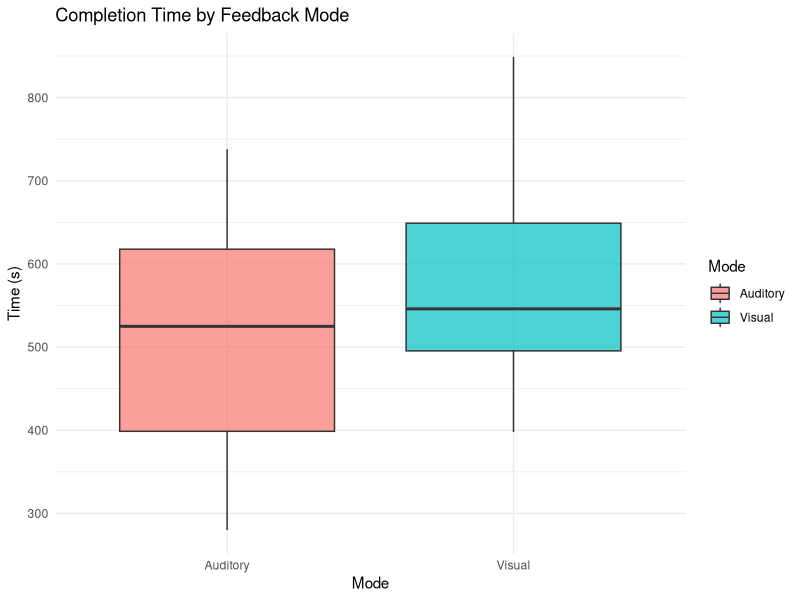
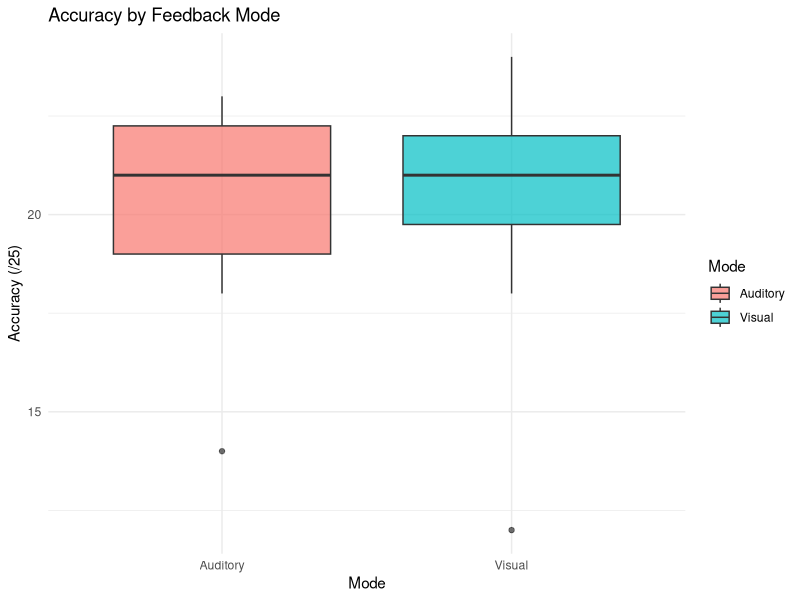
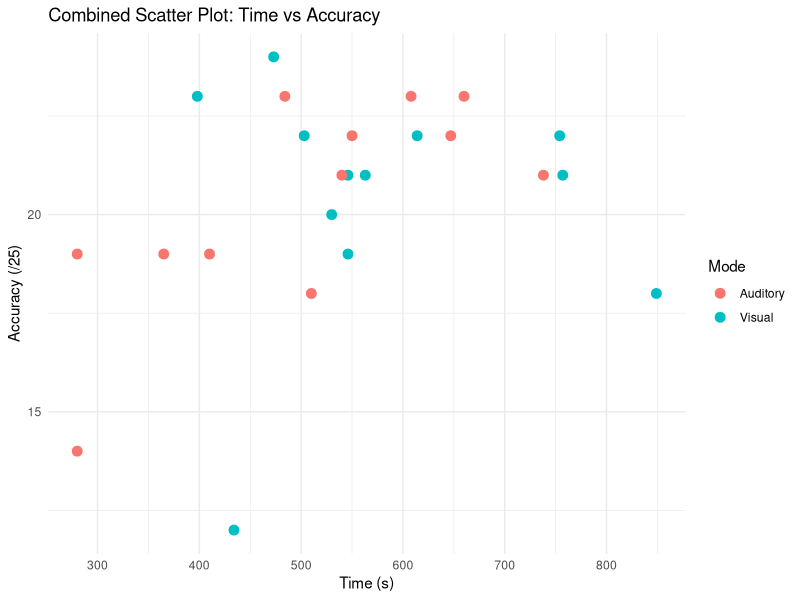
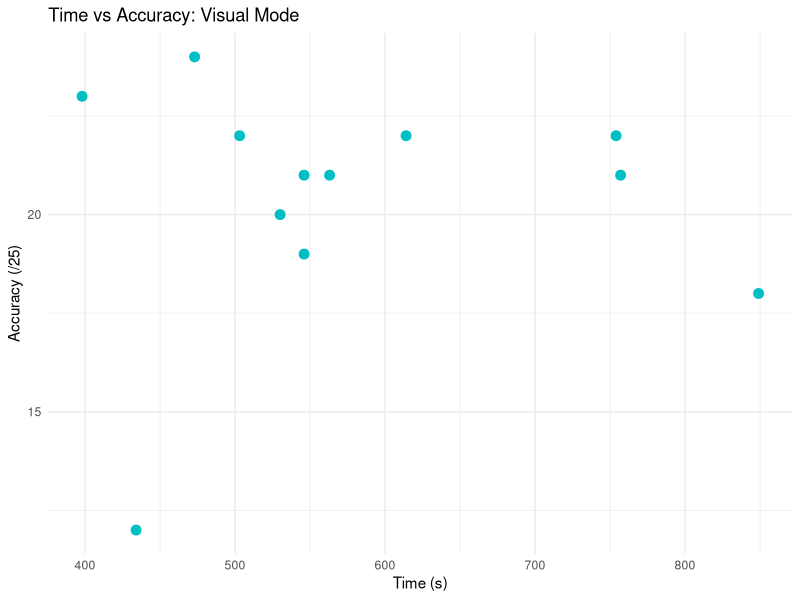
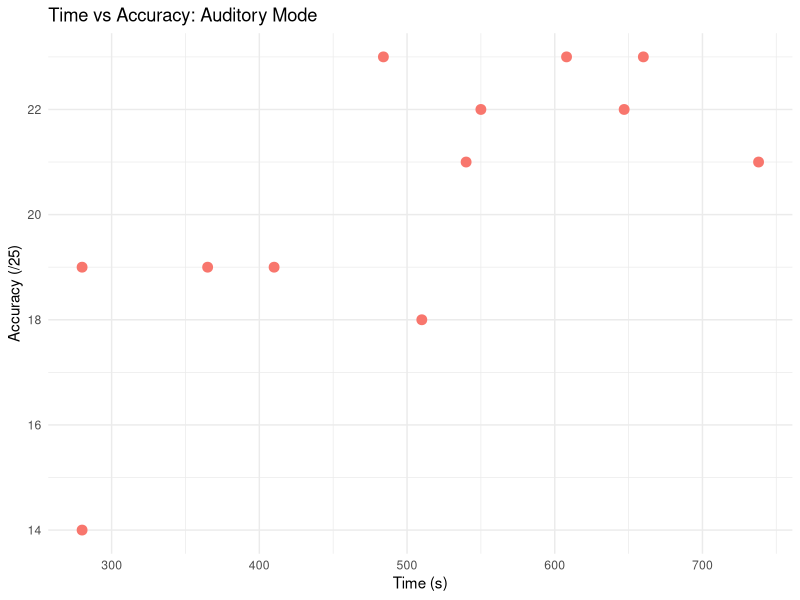
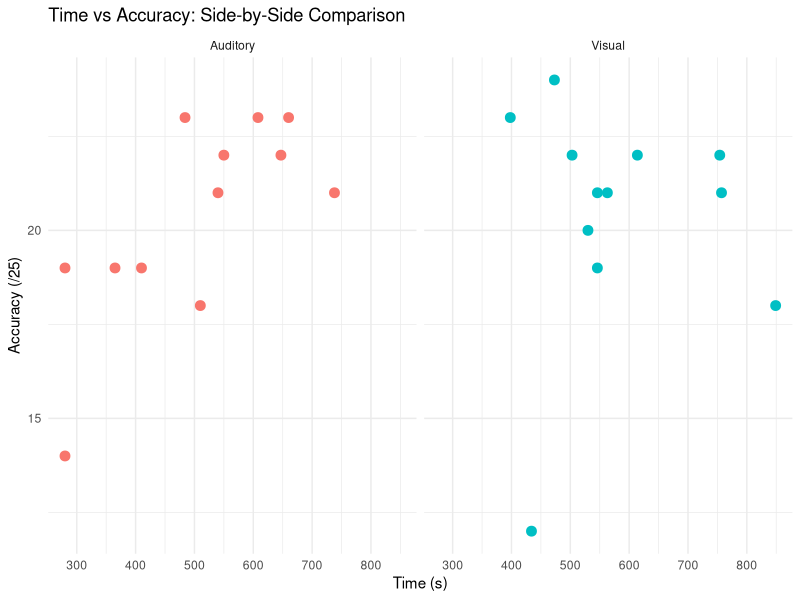
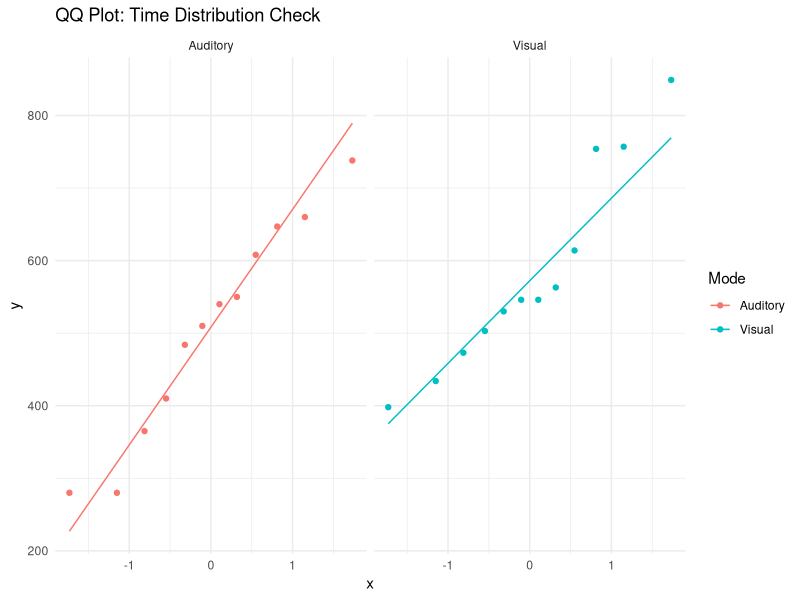
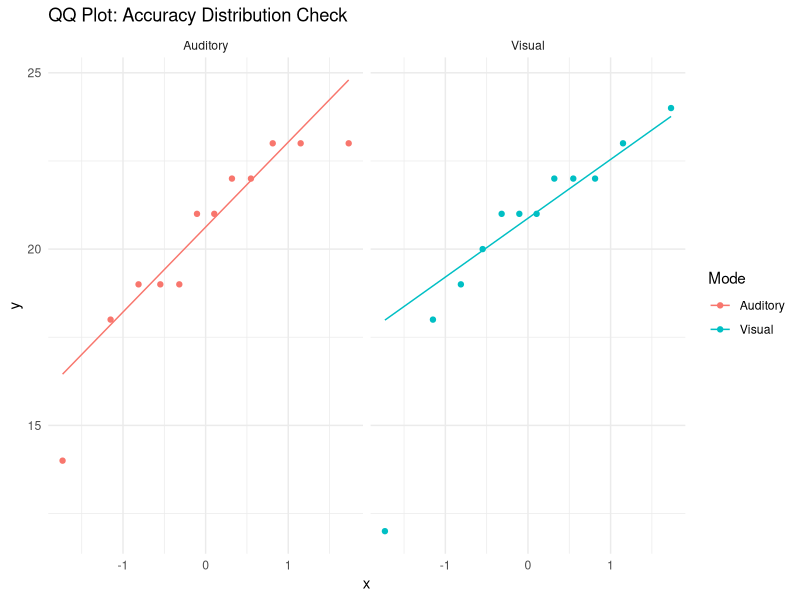

Write the R code that produced these figures, in order. (Note: this script raises an error after producing the figures.)

# ==============================================================================
# HUMAN-COMPUTER INTERACTION: VISUAL VS. AUDITORY FEEDBACK ANALYSIS
# ==============================================================================

# Install tidyverse if you haven't already: install.packages("tidyverse")
library(tidyverse)

# install.packages("pwr")
library(pwr)

# ==============================================================================
# 1. DATA SETUP & PREPARATION
# ==============================================================================

# Load the partial data
visual_data <- data.frame(
  Mode = "Visual",
  Gender = c("F", "F", "M", "M", "F", "M", "M", "F", "M", "F", "M", "F"),
  Time = c(530, 398, 546, 546, 614, 757, 563, 434, 849, 754, 473, 503),
  Accuracy = c(20, 23, 21, 19, 22, 21, 21, 12, 18, 22, 24, 22)
)

audio_data <- data.frame(
  Mode = "Auditory",
  Gender = c("F", "F", "F", "M", "M", "M", "M", "M", "F", "F", "F", "M"),
  Time = c(608, 550, 365, 410, 738, 484, 660, 280, 540, 510, 280, 647),
  Accuracy = c(23, 22, 19, 19, 21, 23, 23, 19, 21, 18, 14, 22)
)

# Combine into one main dataframe
df <- bind_rows(visual_data, audio_data)

# Convert categorical variables to factors for proper statistical modeling
df$Mode <- as.factor(df$Mode)
df$Gender <- as.factor(df$Gender)


# ==============================================================================
# 2. DESCRIPTIVE STATISTICS (RESULTS SECTION)
# ==============================================================================

# Calculate counts, means, medians, standard deviations, and variance
summary_stats <- df %>%
  group_by(Mode) %>%
  summarise(
    Count = n(),
    
    # Time Statistics
    Mean_Time = mean(Time, na.rm = TRUE),
    Median_Time = median(Time, na.rm = TRUE),
    SD_Time = sd(Time, na.rm = TRUE),
    Var_Time = var(Time, na.rm = TRUE),
    
    # Accuracy Statistics
    Mean_Acc = mean(Accuracy, na.rm = TRUE),
    Median_Acc = median(Accuracy, na.rm = TRUE),
    SD_Acc = sd(Accuracy, na.rm = TRUE),
    Var_Acc = var(Accuracy, na.rm = TRUE)
  )

print("--- DESCRIPTIVE STATISTICS ---")
print(summary_stats)


# ==============================================================================
# 3. VISUALIZATIONS (RESULTS SECTION)
# ==============================================================================

# Box and Whisker Plot: Time by Mode
plot_time_box <- ggplot(df, aes(x = Mode, y = Time, fill = Mode)) +
  geom_boxplot(alpha = 0.7) +
  theme_minimal() +
  labs(title = "Completion Time by Feedback Mode", y = "Time (s)")
print(plot_time_box)

# Box and Whisker Plot: Accuracy by Mode
plot_acc_box <- ggplot(drop_na(df, Accuracy), aes(x = Mode, y = Accuracy, fill = Mode)) +
  geom_boxplot(alpha = 0.7) +
  theme_minimal() +
  labs(title = "Accuracy by Feedback Mode", y = "Accuracy (/25)")
print(plot_acc_box)

# ==============================================================================
# SIMPLE SCATTER PLOTS: TIME VS ACCURACY
# ==============================================================================

# 1. COMBINED PLOT (Both modes on the same graph, distinguished by color)
plot_combined_simple <- ggplot(drop_na(df, Accuracy), aes(x = Time, y = Accuracy, color = Mode)) +
  geom_point(size = 3) +
  theme_minimal() +
  labs(title = "Combined Scatter Plot: Time vs Accuracy", 
       x = "Time (s)", 
       y = "Accuracy (/25)")

print(plot_combined_simple)


# 2. SEPARATE PLOTS (Two distinct, standalone graphs)

# Visual Mode Only
plot_visual_only <- ggplot(df %>% filter(Mode == "Visual" & !is.na(Accuracy)), aes(x = Time, y = Accuracy)) +
  geom_point(size = 3, color = "#00BFC4") + # using standard ggplot teal for Visual
  theme_minimal() +
  labs(title = "Time vs Accuracy: Visual Mode", 
       x = "Time (s)", 
       y = "Accuracy (/25)")

print(plot_visual_only)

# Auditory Mode Only
plot_auditory_only <- ggplot(df %>% filter(Mode == "Auditory" & !is.na(Accuracy)), aes(x = Time, y = Accuracy)) +
  geom_point(size = 3, color = "#F8766D") + # using standard ggplot salmon for Auditory
  theme_minimal() +
  labs(title = "Time vs Accuracy: Auditory Mode", 
       x = "Time (s)", 
       y = "Accuracy (/25)")

print(plot_auditory_only)


# 3. FACETED PLOT (Bonus: The "R way" to show separate graphs side-by-side cleanly)
plot_faceted_simple <- ggplot(drop_na(df, Accuracy), aes(x = Time, y = Accuracy, color = Mode)) +
  geom_point(size = 3) +
  facet_wrap(~ Mode) + # This physically separates the modes into two panels
  theme_minimal() +
  theme(legend.position = "none") + # Hides the legend since the titles explain it
  labs(title = "Time vs Accuracy: Side-by-Side Comparison", 
       x = "Time (s)", 
       y = "Accuracy (/25)")

print(plot_faceted_simple)

# QQ Plots to check for Normal Distribution in Time
plot_qq <- ggplot(df, aes(sample = Time, color = Mode)) +
  stat_qq() +
  stat_qq_line() +
  facet_wrap(~ Mode) +
  theme_minimal() +
  labs(title = "QQ Plot: Time Distribution Check")
print(plot_qq)

# QQ Plot to check for Normal Distribution in Accuracy
plot_qq_acc <- ggplot(drop_na(df, Accuracy), aes(sample = Accuracy, color = Mode)) +
  stat_qq() +
  stat_qq_line() +
  facet_wrap(~ Mode) +
  theme_minimal() +
  labs(title = "QQ Plot: Accuracy Distribution Check")
print(plot_qq_acc)

# Scatterplot: Time vs Accuracy (Speed-Accuracy Trade-off Visualized)
plot_scatter <- ggplot(drop_na(df, Accuracy), aes(x = Time, y = Accuracy, color = Mode)) +
  geom_point(size = 3) +
  geom_smooth(method = "lm", se = TRUE) + 
  theme_minimal() +
  labs(title = "Speed-Accuracy Trade-off: Time vs Accuracy", x = "Time (s)", y = "Accuracy")
print(plot_scatter)

# ==============================================================================
# 4. INFERENTIAL STATISTICS (ANALYSIS & RESULTS SECTIONS)
# ==============================================================================

print("--- INFERENTIAL STATISTICS ---")

# ---------------------------------------------------------
# 4a. Assumption Checks (Normality and Variance)
# ---------------------------------------------------------

print(">>> ASSUMPTION CHECKS: TIME <<<")

# Shapiro-Wilk Test for Normality (Time)
shapiro_visual_time <- shapiro.test(df$Time[df$Mode == "Visual"])
shapiro_audio_time <- shapiro.test(df$Time[df$Mode == "Auditory"])
print("Shapiro-Wilk Test (Visual Time):"); print(shapiro_visual_time)
print("Shapiro-Wilk Test (Auditory Time):"); print(shapiro_audio_time)

# F-Test for Equal Variances (Time)
var_test_time <- var.test(Time ~ Mode, data = df)
print("F-Test for Equal Variances (Time):"); print(var_test_time)


print(">>> ASSUMPTION CHECKS: ACCURACY <<<")

# Shapiro-Wilk Test for Normality (Accuracy) 
# Note: We use !is.na() to ignore the empty accuracy rows
shapiro_visual_acc <- shapiro.test(df$Accuracy[df$Mode == "Visual" & !is.na(df$Accuracy)])
shapiro_audio_acc <- shapiro.test(df$Accuracy[df$Mode == "Auditory" & !is.na(df$Accuracy)])
print("Shapiro-Wilk Test (Visual Accuracy):"); print(shapiro_visual_acc)
print("Shapiro-Wilk Test (Auditory Accuracy):"); print(shapiro_audio_acc)

# F-Test for Equal Variances (Accuracy)
var_test_acc <- var.test(Accuracy ~ Mode, data = df)
print("F-Test for Equal Variances (Accuracy):"); print(var_test_acc)


# ---------------------------------------------------------
# 4b. Group Comparisons (T-Tests)
# ---------------------------------------------------------

print(">>> TWO-TAILED T-TESTS (General Practice / TA Requirement) <<<")

# Two-Tailed Student's T-Test for Time
t_test_time_two <- t.test(Time ~ Mode, data = df, var.equal = TRUE)
print("Two-Tailed T-Test (Time):"); print(t_test_time_two)

# Two-Tailed Student's T-Test for Accuracy
t_test_acc_two <- t.test(Accuracy ~ Mode, data = df, var.equal = TRUE)
print("Two-Tailed T-Test (Accuracy):"); print(t_test_acc_two)


print(">>> ONE-TAILED T-TESTS (Testing Specific Hypotheses) <<<")

# One-Tailed T-Test (TIME): "Is Visual significantly FASTER than Auditory?"
# Mathematically: Is Auditory (Group 1) > Visual (Group 2)?
t_test_time_one <- t.test(Time ~ Mode, data = df, alternative = "greater", var.equal = TRUE)
print("One-Tailed T-Test (Auditory Time > Visual Time):"); print(t_test_time_one)

# One-Tailed T-Test (ACCURACY): "Does Visual have LOWER accuracy than Auditory?"
# Mathematically: Is Auditory (Group 1) > Visual (Group 2)?
t_test_acc_one <- t.test(Accuracy ~ Mode, data = df, alternative = "greater", var.equal = TRUE)
print("One-Tailed T-Test (Auditory Accuracy > Visual Accuracy):"); print(t_test_acc_one)

# ---------------------------------------------------------
# 4c. Speed-Accuracy Trade-off (Correlation & Regression)
# ---------------------------------------------------------

print(">>> SPEED-ACCURACY TRADE-OFF <<<")

# Overall Pearson Correlation (Null Hypothesis: Time and Accuracy are NOT correlated)
cor_overall <- cor.test(df$Time, df$Accuracy, method = "pearson", use = "complete.obs")
print("Null: No Correlation | Alternative: True correlation is not 0"); print(cor_overall)

# Least Squares Linear Regression Model (Does Mode and Time predict Accuracy?)
model_lm <- lm(Accuracy ~ Time * Mode, data = df)
print("Linear Regression Model Summary:"); print(summary(model_lm))

# ---------------------------------------------------------
# 5. POST-HOC POWER ANALYSIS (TYPE II ERROR)
# ---------------------------------------------------------

# Step 1: Dynamically extract the means, SDs, and sample sizes from your dataframe
# (Using na.rm = TRUE ensures it doesn't break if you have missing data)
mean_visual   <- mean(df$Time[df$Mode == "Visual"], na.rm = TRUE)
mean_auditory <- mean(df$Time[df$Mode == "Auditory"], na.rm = TRUE)

sd_visual   <- sd(df$Time[df$Mode == "Visual"], na.rm = TRUE)
sd_auditory <- sd(df$Time[df$Mode == "Auditory"], na.rm = TRUE)

n_visual   <- sum(df$Mode == "Visual" & !is.na(df$Time))
n_auditory <- sum(df$Mode == "Auditory" & !is.na(df$Time))

# Step 2: Calculate the Pooled Standard Deviation
# This is the statistical formula for combining the variance of two groups
numerator <- ((n_visual - 1) * sd_visual^2) + ((n_auditory - 1) * sd_auditory^2)
denominator <- (n_visual + n_auditory - 2)
pooled_sd <- sqrt(numerator / denominator)

# Step 3: Calculate Cohen's d (Effect Size)
# We use the absolute difference because power analyses require a positive effect size
effect_size_d <- abs(mean_visual - mean_auditory) / pooled_sd

# Step 4: Run the Power Analysis
# We use the average of the two group sizes just in case your final groups are slightly uneven
n_per_group <- (n_visual + n_auditory) / 2 

power_test <- pwr.t.test(
  n = n_per_group, 
  d = effect_size_d, 
  sig.level = 0.05, 
  type = "two.sample", 
  alternative = "greater" # "greater" is used here to indicate a one-tailed test
)

print("--- DYNAMIC POST-HOC POWER ANALYSIS ---")
print(power_test)

# ==============================================================================
# EXPLORATORY ANALYSIS: COVARIATE (GENDER)
# ==============================================================================
print(">>> EXPLORATORY ANALYSIS: GENDER vs TIME & ACCURACY <<<")

# Student's T-Test: Did Gender affect Completion Time?
t_test_gender_time <- t.test(Time ~ Gender, data = df, var.equal = TRUE)
print("T-Test (Time by Gender):")
print(t_test_gender_time)

# Student's T-Test: Did Gender affect Accuracy?
t_test_gender_acc <- t.test(Accuracy ~ Gender, data = df, var.equal = TRUE)
print("T-Test (Accuracy by Gender):")
print(t_test_gender_acc)

# ==============================================================================
# TA REQUIREMENTS: SENSITIVITY ANALYSIS & NON-PARAMETRIC TESTS
# ==============================================================================


print(">>> SENSITIVITY ANALYSIS (Checking the Outliers 12 and 14) <<<")
# We identify the outliers: 12 (Visual) and 14 (Auditory).
# Let's create a temporary dataset without those specific participants
df_clean <- df %>% filter(!Accuracy %in% c(12, 14) | is.na(Accuracy))

# Re-run the Student's one-tailed t-test without the outliers
t_test_acc_clean <- t.test(Accuracy ~ Mode, data = df_clean, alternative = "greater", var.equal = TRUE)

print("Original Accuracy P-Value (With Outliers):")
print(t_test_acc_student$p.value)

print("Cleaned Accuracy P-Value (Without Outliers):")
print(t_test_acc_clean$p.value)
# Note for paper: If both p-values are > 0.05, the conclusion DOES NOT change.


print(">>> NON-PARAMETRIC ALTERNATIVE (Wilcoxon Rank-Sum Test) <<<")
# This is the non-parametric equivalent of the independent t-test
# We include alternative="greater" here to match your directional hypotheses
wilcox_time <- wilcox.test(Time ~ Mode, data = df, alternative = "greater")
wilcox_acc <- wilcox.test(Accuracy ~ Mode, data = df, alternative = "greater")

print("Wilcoxon Test (Time):")
print(wilcox_time)

print("Wilcoxon Test (Accuracy):")
print(wilcox_acc)
